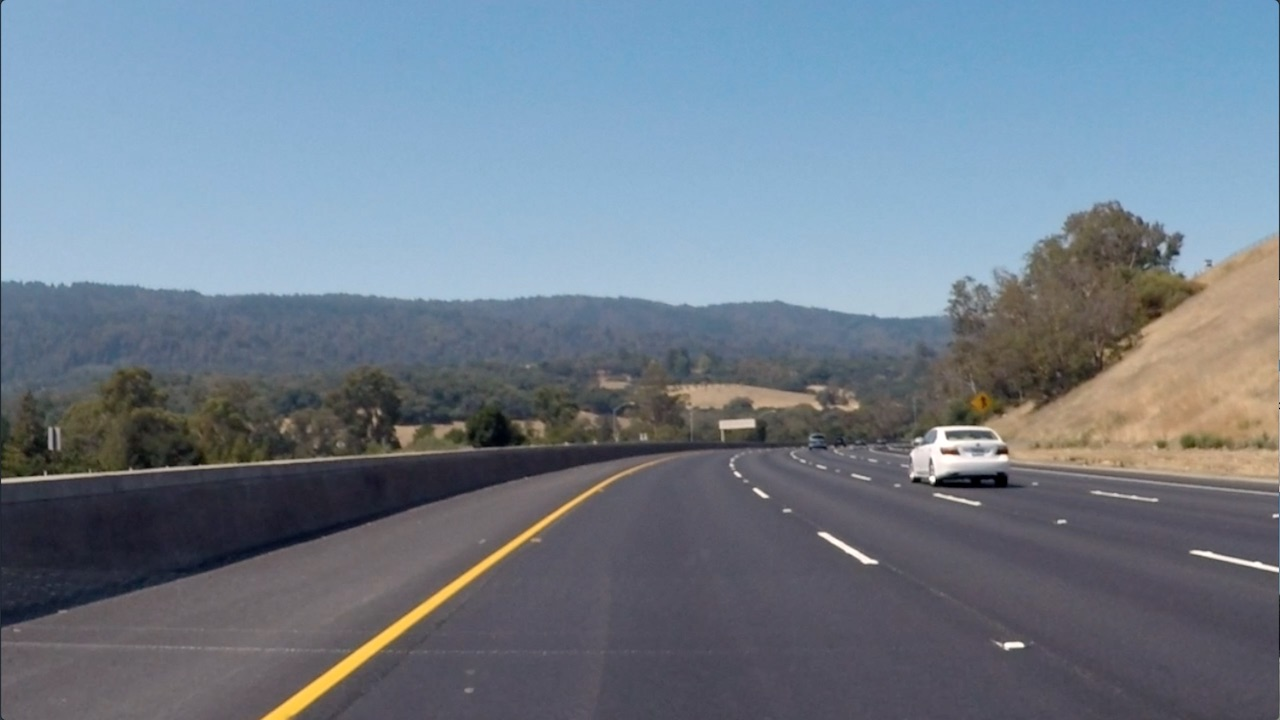
#> input picture 1. Intro to Computer Vision/images/curved_lane.jpeg, 1280 x 720 px
$ jupyter execute kernel.ipynb   (shell and % lines are left out)
#> lines starting #> are read from the running program, lines starting #| are printed output that depends on the picture
*Eduardus Tjitrahardja | @edutjie | 2022*

# Kernel in Computer Vision

## Importing Libraries

[cell 1]
import matplotlib.pyplot as plt
import matplotlib.image as mpimg

import cv2
import numpy as np

[cell 2]
# Optional
plt.rcParams.update({
    "lines.color": "white",
    "patch.edgecolor": "white",
    "text.color": "white",
    "axes.facecolor": "black",
    "axes.edgecolor": "white",
    "axes.labelcolor": "white",
    "xtick.color": "white",
    "ytick.color": "white",
    "grid.color": "grey",
    "figure.facecolor": "black",
    "figure.edgecolor": "black",
    "savefig.facecolor": "black",
    "savefig.edgecolor": "black"})

## Loading Images

[cell 3]
curved_lane = mpimg.imread('images/curved_lane.jpeg')
#> curved_lane is the input picture: shape (720, 1280, 3); mean R, G, B 112.1, 125, 138.7
bridge_trees = mpimg.imread('images/bridge_trees_example.jpeg')
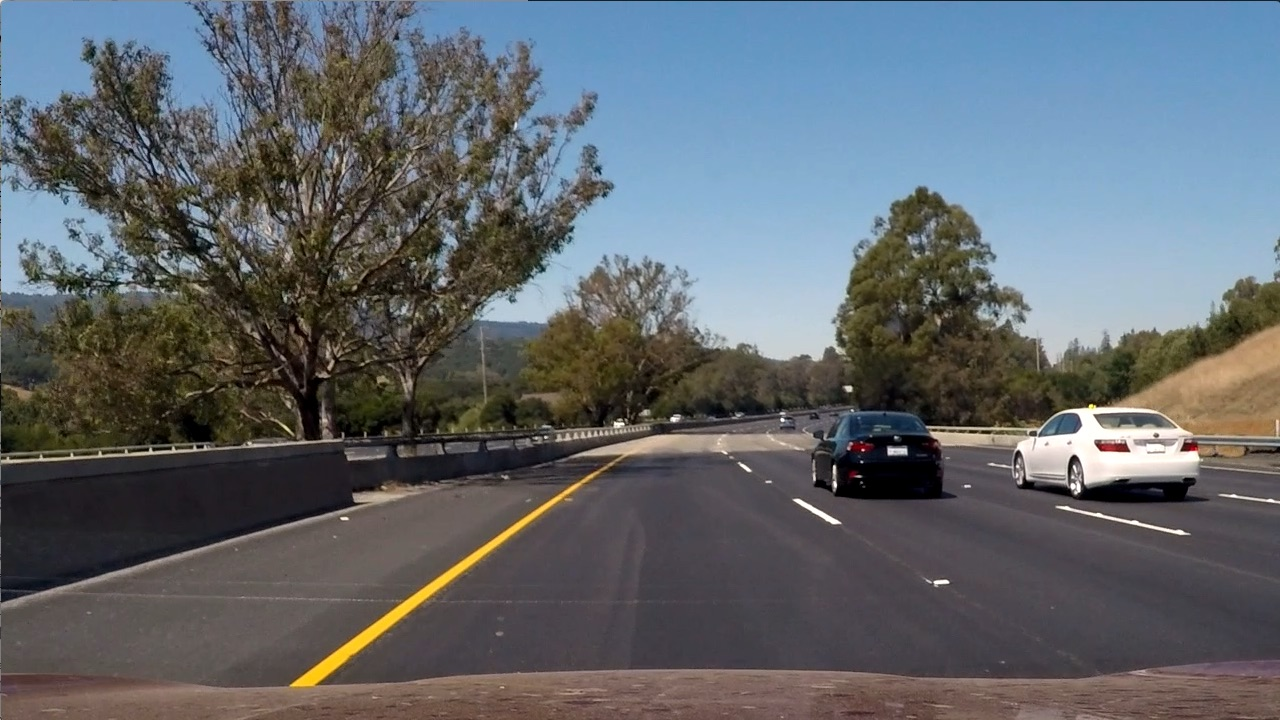
#> input picture 1. Intro to Computer Vision/images/bridge_trees_example.jpeg, 1280 x 720 px
#> bridge_trees is the input picture: shape (720, 1280, 3); mean R, G, B 97, 102.6, 107.9

print('curved_lane shape: ', curved_lane.shape)
#| curved_lane shape:  (720, 1280, 3)
print('bridge_lane shape: ', bridge_trees.shape)
#| bridge_lane shape:  (720, 1280, 3)

[cell 4]
fig, ax = plt.subplots(1, 2, figsize=(20, 10))

ax[0].set_title('Curved Lane', fontsize=20)
ax[0].imshow(curved_lane)

ax[1].set_title('Bridge Trees', fontsize=20)
ax[1].imshow(bridge_trees)

plt.show()

[cell 5]
fig, ax = plt.subplots(1, 2, figsize=(20, 10))

curved_lane_gray = cv2.cvtColor(curved_lane, cv2.COLOR_RGB2GRAY)
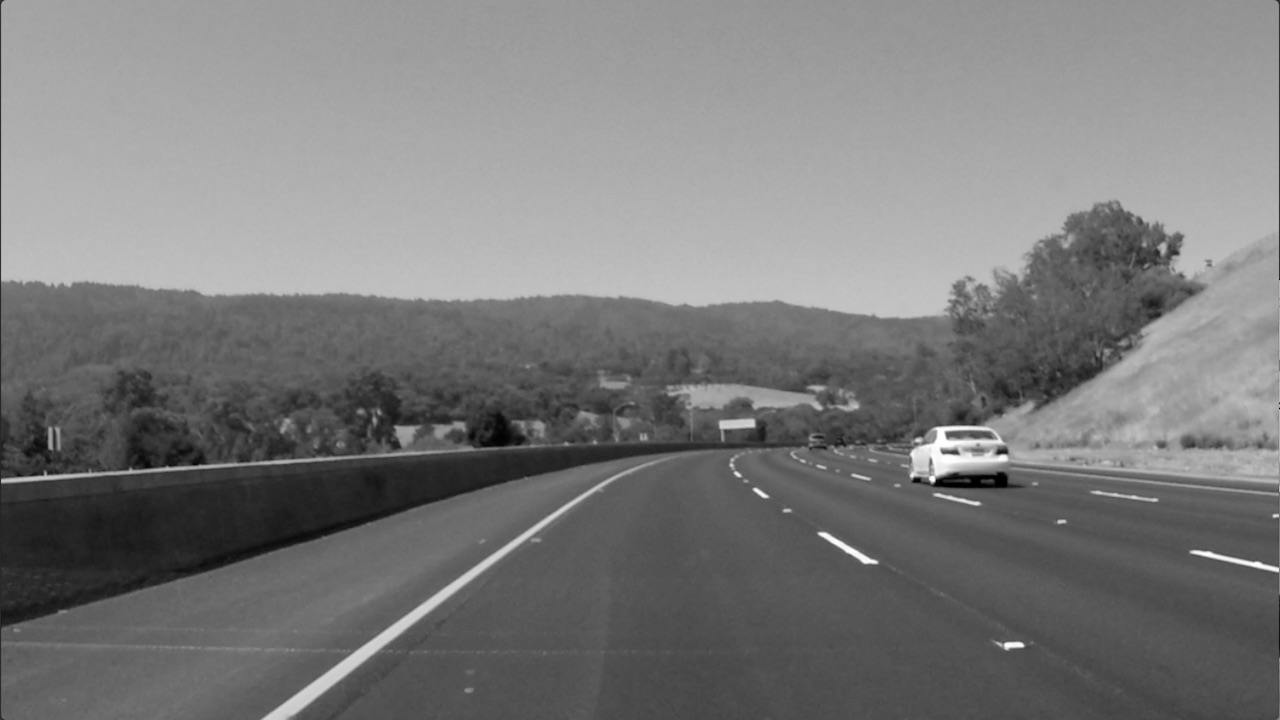
#> curved_lane_gray: shape (720, 1280); min 0, max 255, mean 122.7
ax[0].set_title('Curved Lane', fontsize=20)
ax[0].imshow(curved_lane_gray, cmap='gray')

bridge_trees_gray = cv2.cvtColor(bridge_trees, cv2.COLOR_RGB2GRAY)
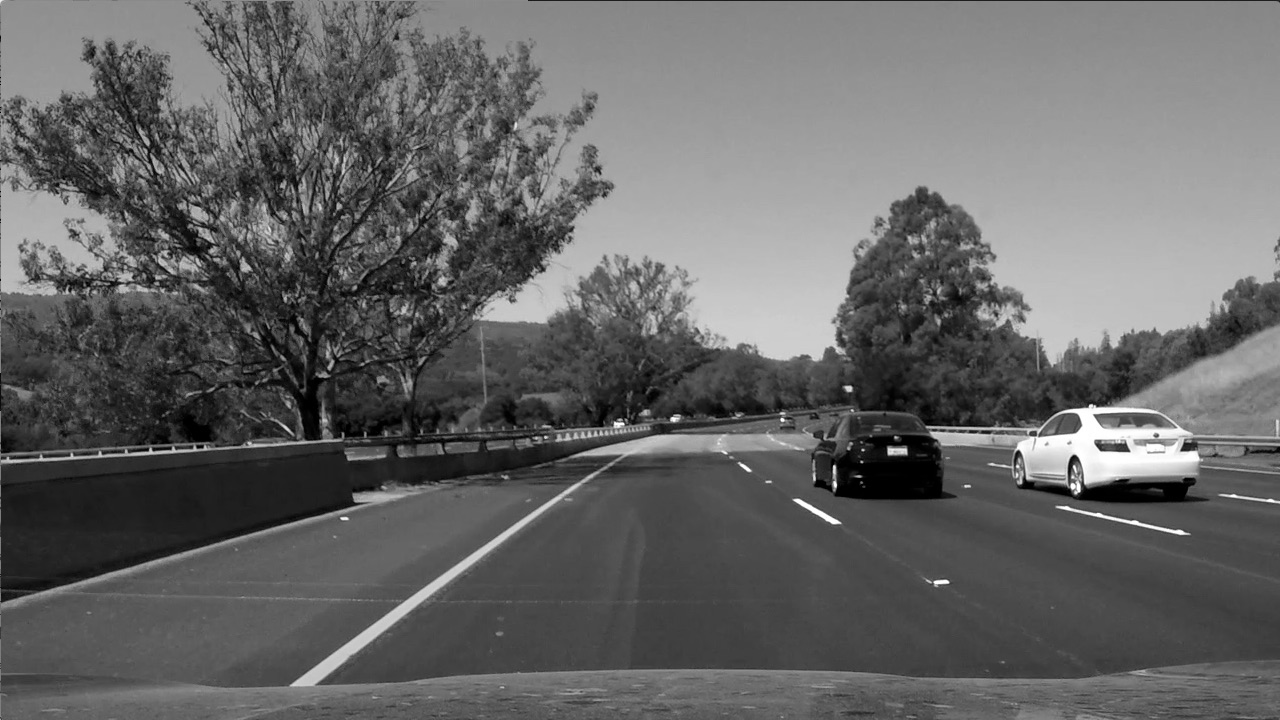
#> bridge_trees_gray: shape (720, 1280); min 0, max 255, mean 101.5
ax[1].set_title('Bridge Trees', fontsize=20)
ax[1].imshow(bridge_trees_gray, cmap='gray')

plt.show()

## Using Sobel Kernel to Extract Edge Features

[cell 6]
sobel_x = np.array([[-1,0,1],
                    [-2,0,2],
                    [-1,0,1]])

sobel_y = np.array([[-1,-2,-1],
                    [0,0,0],
                    [1,2,1]])

sobel_xy = sobel_x * sobel_y

print('sobel_x: \n', sobel_x)
print('\nsobel_y: \n', sobel_y)
print('\nsobel_xy: \n', sobel_xy)

[cell 7]
sobel_name = {0: "X", 1: "Y", 2: "XY"}

[cell 8]
fig, ax = plt.subplots(3, 2, figsize=(20, 20))

for i, sobel in enumerate([sobel_x, sobel_y, sobel_xy]):
    curved_lane_sobel = cv2.filter2D(curved_lane_gray, -1, sobel)
    ax[i, 0].set_title(f'Sobel {sobel_name[i]} - Curved Lane', fontsize=20)
    ax[i, 0].imshow(curved_lane_sobel, cmap='gray')

    bridge_trees_sobel = cv2.filter2D(bridge_trees_gray, -1, sobel)
    ax[i, 1].set_title(f'Sobel {sobel_name[i]} - Bridge Trees', fontsize=20)
    ax[i, 1].imshow(bridge_trees_sobel, cmap='gray')
#> this loop made 3 passes
#> pass 1, `bridge_trees_sobel = cv2.filter2D(bridge_trees_gray, -1, sobel)`:
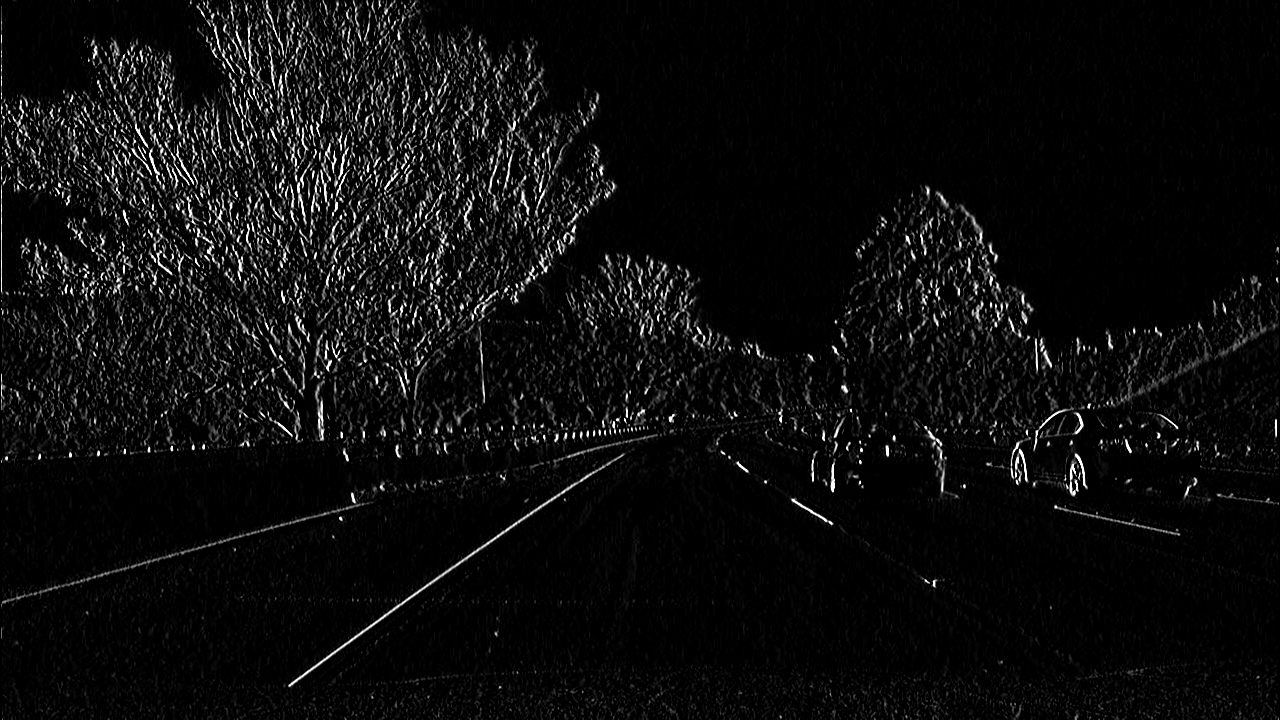
#> bridge_trees_sobel: shape (720, 1280); min 0, max 255, mean 13

plt.show()
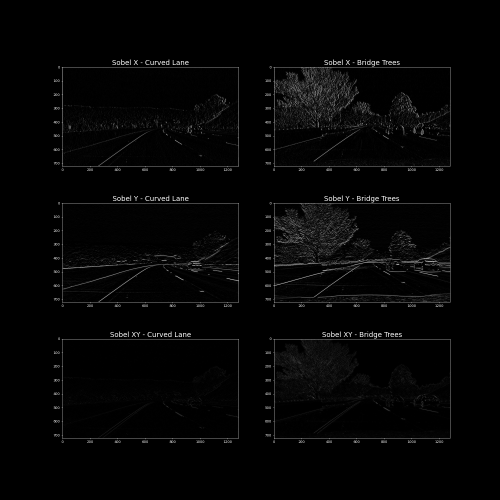
#> figure drawn by matplotlib, 6 panels
